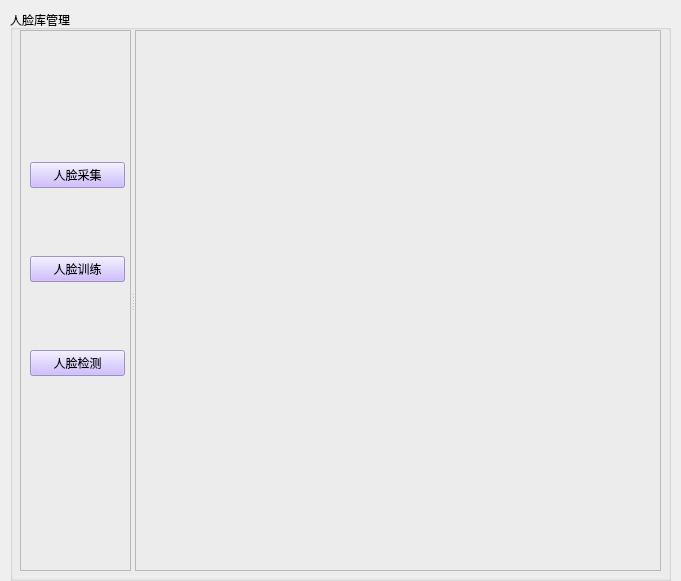
<?xml version="1.0" encoding="UTF-8"?>
<ui version="4.0">
 <class>Form</class>
 <widget class="QWidget" name="Form">
  <property name="geometry">
   <rect>
    <x>0</x>
    <y>0</y>
    <width>681</width>
    <height>581</height>
   </rect>
  </property>
  <property name="minimumSize">
   <size>
    <width>681</width>
    <height>581</height>
   </size>
  </property>
  <property name="maximumSize">
   <size>
    <width>681</width>
    <height>581</height>
   </size>
  </property>
  <property name="windowTitle">
   <string>Form</string>
  </property>
  <property name="styleSheet">
   <string notr="true">QFrame  {
	background-image: url();
}
QWidget  {
border-image:url();
}
QLabel {
border-image:url();
}
QPushButton {
border-image:url();
}
QLineEdit {
border-image:url();
}
QTableWidgrt  {
border-image:url();
}</string>
  </property>
  <widget class="QGroupBox" name="groupBox">
   <property name="geometry">
    <rect>
     <x>10</x>
     <y>10</y>
     <width>661</width>
     <height>571</height>
    </rect>
   </property>
   <property name="styleSheet">
    <string notr="true"/>
   </property>
   <property name="title">
    <string>人脸库管理</string>
   </property>
   <widget class="QSplitter" name="splitter">
    <property name="geometry">
     <rect>
      <x>10</x>
      <y>20</y>
      <width>641</width>
      <height>541</height>
     </rect>
    </property>
    <property name="orientation">
     <enum>Qt::Horizontal</enum>
    </property>
    <widget class="QFrame" name="frame">
     <property name="minimumSize">
      <size>
       <width>111</width>
       <height>541</height>
      </size>
     </property>
     <property name="maximumSize">
      <size>
       <width>111</width>
       <height>541</height>
      </size>
     </property>
     <property name="styleSheet">
      <string notr="true"/>
     </property>
     <property name="frameShape">
      <enum>QFrame::StyledPanel</enum>
     </property>
     <property name="frameShadow">
      <enum>QFrame::Raised</enum>
     </property>
     <widget class="QWidget" name="layoutWidget">
      <property name="geometry">
       <rect>
        <x>10</x>
        <y>70</y>
        <width>95</width>
        <height>341</height>
       </rect>
      </property>
      <layout class="QVBoxLayout" name="verticalLayout">
       <item>
        <widget class="QPushButton" name="btn_face_rec">
         <property name="styleSheet">
          <string notr="true">background-color: rgb(194, 170, 255,200);
</string>
         </property>
         <property name="text">
          <string>人脸采集</string>
         </property>
        </widget>
       </item>
       <item>
        <widget class="QPushButton" name="btn_face_pre">
         <property name="styleSheet">
          <string notr="true">background-color: rgb(194, 170, 255,200);
</string>
         </property>
         <property name="text">
          <string>人脸训练</string>
         </property>
        </widget>
       </item>
       <item>
        <widget class="QPushButton" name="btn_face_check">
         <property name="styleSheet">
          <string notr="true">background-color: rgb(194, 170, 255,200);
</string>
         </property>
         <property name="text">
          <string>人脸检测</string>
         </property>
        </widget>
       </item>
      </layout>
     </widget>
    </widget>
    <widget class="QFrame" name="frame_2">
     <property name="styleSheet">
      <string notr="true">QFrame  {
	background-image: url();
}
QWidget  {
border-image:url();
}
QLabel {
border-image:url();
}
QPushButton {
border-image:url();
}
QLineEdit {
border-image:url();
}
QTableWidgrt  {
border-image:url();
}</string>
     </property>
     <property name="frameShape">
      <enum>QFrame::StyledPanel</enum>
     </property>
     <property name="frameShadow">
      <enum>QFrame::Raised</enum>
     </property>
    </widget>
   </widget>
  </widget>
 </widget>
 <resources/>
 <connections/>
</ui>
